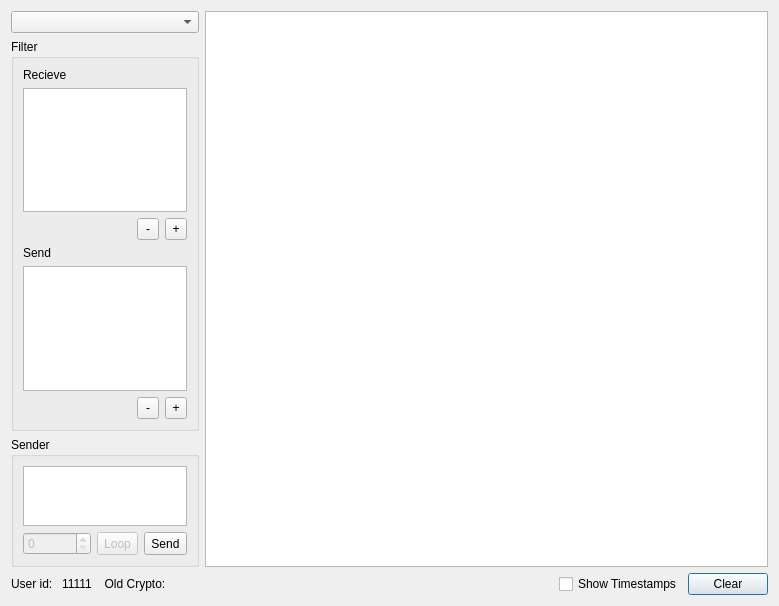
<?xml version="1.0" encoding="UTF-8"?>
<ui version="4.0">
 <class>PacketLogger</class>
 <widget class="QDialog" name="PacketLogger">
  <property name="geometry">
   <rect>
    <x>0</x>
    <y>0</y>
    <width>779</width>
    <height>606</height>
   </rect>
  </property>
  <property name="sizePolicy">
   <sizepolicy hsizetype="Expanding" vsizetype="Expanding">
    <horstretch>0</horstretch>
    <verstretch>0</verstretch>
   </sizepolicy>
  </property>
  <property name="windowTitle">
   <string>Dialog</string>
  </property>
  <layout class="QGridLayout" name="gridLayout_2">
   <item row="0" column="0">
    <widget class="QComboBox" name="botname">
     <property name="sizePolicy">
      <sizepolicy hsizetype="Preferred" vsizetype="Minimum">
       <horstretch>0</horstretch>
       <verstretch>0</verstretch>
      </sizepolicy>
     </property>
    </widget>
   </item>
   <item row="1" column="0">
    <widget class="QGroupBox" name="groupBox">
     <property name="sizePolicy">
      <sizepolicy hsizetype="Preferred" vsizetype="Preferred">
       <horstretch>1</horstretch>
       <verstretch>0</verstretch>
      </sizepolicy>
     </property>
     <property name="maximumSize">
      <size>
       <width>10000</width>
       <height>16777215</height>
      </size>
     </property>
     <property name="title">
      <string>Filter</string>
     </property>
     <layout class="QVBoxLayout" name="verticalLayout">
      <item>
       <widget class="QLabel" name="label">
        <property name="sizePolicy">
         <sizepolicy hsizetype="Preferred" vsizetype="Preferred">
          <horstretch>0</horstretch>
          <verstretch>0</verstretch>
         </sizepolicy>
        </property>
        <property name="text">
         <string>Recieve</string>
        </property>
       </widget>
      </item>
      <item>
       <widget class="QListView" name="filter_recieve">
        <property name="sizePolicy">
         <sizepolicy hsizetype="Preferred" vsizetype="Preferred">
          <horstretch>0</horstretch>
          <verstretch>0</verstretch>
         </sizepolicy>
        </property>
       </widget>
      </item>
      <item>
       <layout class="QHBoxLayout" name="horizontalLayout_5">
        <item>
         <spacer name="horizontalSpacer_2">
          <property name="orientation">
           <enum>Qt::Horizontal</enum>
          </property>
          <property name="sizeHint" stdset="0">
           <size>
            <width>20</width>
            <height>20</height>
           </size>
          </property>
         </spacer>
        </item>
        <item>
         <layout class="QHBoxLayout" name="horizontalLayout_4" stretch="0,0">
          <property name="sizeConstraint">
           <enum>QLayout::SetDefaultConstraint</enum>
          </property>
          <item>
           <widget class="QToolButton" name="remove_filter_recieve">
            <property name="sizePolicy">
             <sizepolicy hsizetype="Minimum" vsizetype="Minimum">
              <horstretch>0</horstretch>
              <verstretch>0</verstretch>
             </sizepolicy>
            </property>
            <property name="minimumSize">
             <size>
              <width>22</width>
              <height>22</height>
             </size>
            </property>
            <property name="maximumSize">
             <size>
              <width>1000</width>
              <height>1000</height>
             </size>
            </property>
            <property name="baseSize">
             <size>
              <width>22</width>
              <height>22</height>
             </size>
            </property>
            <property name="text">
             <string>-</string>
            </property>
           </widget>
          </item>
          <item>
           <widget class="QToolButton" name="add_filter_recieve">
            <property name="sizePolicy">
             <sizepolicy hsizetype="Minimum" vsizetype="Minimum">
              <horstretch>0</horstretch>
              <verstretch>0</verstretch>
             </sizepolicy>
            </property>
            <property name="minimumSize">
             <size>
              <width>22</width>
              <height>22</height>
             </size>
            </property>
            <property name="maximumSize">
             <size>
              <width>1000</width>
              <height>1000</height>
             </size>
            </property>
            <property name="baseSize">
             <size>
              <width>22</width>
              <height>22</height>
             </size>
            </property>
            <property name="text">
             <string>+</string>
            </property>
           </widget>
          </item>
         </layout>
        </item>
       </layout>
      </item>
      <item>
       <layout class="QHBoxLayout" name="horizontalLayout_3">
        <item>
         <widget class="QLabel" name="label_2">
          <property name="text">
           <string>Send</string>
          </property>
         </widget>
        </item>
       </layout>
      </item>
      <item>
       <widget class="QListView" name="filter_send">
        <property name="sizePolicy">
         <sizepolicy hsizetype="Preferred" vsizetype="Preferred">
          <horstretch>0</horstretch>
          <verstretch>0</verstretch>
         </sizepolicy>
        </property>
       </widget>
      </item>
      <item>
       <layout class="QHBoxLayout" name="horizontalLayout_2">
        <item>
         <spacer name="horizontalSpacer">
          <property name="orientation">
           <enum>Qt::Horizontal</enum>
          </property>
          <property name="sizeHint" stdset="0">
           <size>
            <width>20</width>
            <height>20</height>
           </size>
          </property>
         </spacer>
        </item>
        <item>
         <layout class="QHBoxLayout" name="horizontalLayout">
          <item>
           <widget class="QToolButton" name="remove_filter_send">
            <property name="sizePolicy">
             <sizepolicy hsizetype="Minimum" vsizetype="Minimum">
              <horstretch>1</horstretch>
              <verstretch>1</verstretch>
             </sizepolicy>
            </property>
            <property name="minimumSize">
             <size>
              <width>22</width>
              <height>22</height>
             </size>
            </property>
            <property name="maximumSize">
             <size>
              <width>1000</width>
              <height>1000</height>
             </size>
            </property>
            <property name="text">
             <string>-</string>
            </property>
           </widget>
          </item>
          <item>
           <widget class="QToolButton" name="add_filter_send">
            <property name="sizePolicy">
             <sizepolicy hsizetype="Minimum" vsizetype="Minimum">
              <horstretch>1</horstretch>
              <verstretch>1</verstretch>
             </sizepolicy>
            </property>
            <property name="minimumSize">
             <size>
              <width>22</width>
              <height>22</height>
             </size>
            </property>
            <property name="maximumSize">
             <size>
              <width>1000</width>
              <height>1000</height>
             </size>
            </property>
            <property name="text">
             <string>+</string>
            </property>
           </widget>
          </item>
         </layout>
        </item>
       </layout>
      </item>
     </layout>
    </widget>
   </item>
   <item row="2" column="0">
    <widget class="QGroupBox" name="groupBox_2">
     <property name="sizePolicy">
      <sizepolicy hsizetype="Preferred" vsizetype="Preferred">
       <horstretch>1</horstretch>
       <verstretch>0</verstretch>
      </sizepolicy>
     </property>
     <property name="minimumSize">
      <size>
       <width>170</width>
       <height>130</height>
      </size>
     </property>
     <property name="maximumSize">
      <size>
       <width>10000000</width>
       <height>16777215</height>
      </size>
     </property>
     <property name="title">
      <string>Sender</string>
     </property>
     <layout class="QGridLayout" name="gridLayout">
      <item row="1" column="0">
       <widget class="QSpinBox" name="spinBox">
        <property name="enabled">
         <bool>false</bool>
        </property>
        <property name="sizePolicy">
         <sizepolicy hsizetype="MinimumExpanding" vsizetype="Minimum">
          <horstretch>0</horstretch>
          <verstretch>0</verstretch>
         </sizepolicy>
        </property>
        <property name="minimumSize">
         <size>
          <width>50</width>
          <height>0</height>
         </size>
        </property>
       </widget>
      </item>
      <item row="0" column="0" colspan="3">
       <widget class="QTextEdit" name="sendpacket">
        <property name="sizePolicy">
         <sizepolicy hsizetype="Preferred" vsizetype="Preferred">
          <horstretch>0</horstretch>
          <verstretch>0</verstretch>
         </sizepolicy>
        </property>
        <property name="minimumSize">
         <size>
          <width>0</width>
          <height>0</height>
         </size>
        </property>
       </widget>
      </item>
      <item row="1" column="1">
       <widget class="QToolButton" name="toolButton_2">
        <property name="enabled">
         <bool>false</bool>
        </property>
        <property name="sizePolicy">
         <sizepolicy hsizetype="Minimum" vsizetype="Minimum">
          <horstretch>0</horstretch>
          <verstretch>0</verstretch>
         </sizepolicy>
        </property>
        <property name="text">
         <string>Loop</string>
        </property>
       </widget>
      </item>
      <item row="1" column="2">
       <widget class="QToolButton" name="sendPacket">
        <property name="sizePolicy">
         <sizepolicy hsizetype="Minimum" vsizetype="Minimum">
          <horstretch>0</horstretch>
          <verstretch>0</verstretch>
         </sizepolicy>
        </property>
        <property name="text">
         <string>Send</string>
        </property>
       </widget>
      </item>
     </layout>
    </widget>
   </item>
   <item row="0" column="1" rowspan="3">
    <widget class="QTextBrowser" name="packetView">
     <property name="sizePolicy">
      <sizepolicy hsizetype="MinimumExpanding" vsizetype="MinimumExpanding">
       <horstretch>3</horstretch>
       <verstretch>0</verstretch>
      </sizepolicy>
     </property>
     <property name="lineWrapMode">
      <enum>QTextEdit::NoWrap</enum>
     </property>
    </widget>
   </item>
   <item row="3" column="0" colspan="2">
    <layout class="QHBoxLayout" name="horizontalLayout_6">
     <item>
      <widget class="QLabel" name="label_3">
       <property name="text">
        <string>User id: </string>
       </property>
      </widget>
     </item>
     <item>
      <widget class="QLabel" name="userid">
       <property name="text">
        <string>11111</string>
       </property>
      </widget>
     </item>
     <item>
      <widget class="QLabel" name="label_4">
       <property name="text">
        <string>  Old Crypto: </string>
       </property>
      </widget>
     </item>
     <item>
      <widget class="QLabel" name="cryptoversion">
       <property name="text">
        <string/>
       </property>
      </widget>
     </item>
     <item>
      <spacer name="horizontalSpacer_3">
       <property name="orientation">
        <enum>Qt::Horizontal</enum>
       </property>
       <property name="sizeHint" stdset="0">
        <size>
         <width>408</width>
         <height>20</height>
        </size>
       </property>
      </spacer>
     </item>
     <item>
      <widget class="QCheckBox" name="showTimestamps">
       <property name="text">
        <string>Show Timestamps</string>
       </property>
      </widget>
     </item>
     <item>
      <widget class="QPushButton" name="clear_packetView">
       <property name="sizePolicy">
        <sizepolicy hsizetype="Minimum" vsizetype="Minimum">
         <horstretch>0</horstretch>
         <verstretch>0</verstretch>
        </sizepolicy>
       </property>
       <property name="text">
        <string>Clear</string>
       </property>
      </widget>
     </item>
    </layout>
   </item>
  </layout>
 </widget>
 <resources/>
 <connections/>
</ui>
